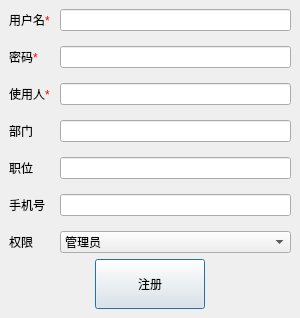
<?xml version="1.0" encoding="UTF-8"?>
<ui version="4.0">
 <class>RegisterDialog</class>
 <widget class="QDialog" name="RegisterDialog">
  <property name="enabled">
   <bool>true</bool>
  </property>
  <property name="geometry">
   <rect>
    <x>0</x>
    <y>0</y>
    <width>300</width>
    <height>308</height>
   </rect>
  </property>
  <property name="minimumSize">
   <size>
    <width>0</width>
    <height>0</height>
   </size>
  </property>
  <property name="maximumSize">
   <size>
    <width>300</width>
    <height>350</height>
   </size>
  </property>
  <property name="windowTitle">
   <string>Dialog</string>
  </property>
  <layout class="QGridLayout" name="gridLayout_3">
   <property name="leftMargin">
    <number>0</number>
   </property>
   <property name="topMargin">
    <number>0</number>
   </property>
   <property name="rightMargin">
    <number>0</number>
   </property>
   <property name="bottomMargin">
    <number>0</number>
   </property>
   <item row="0" column="0">
    <widget class="QStackedWidget" name="stackedWidget">
     <property name="minimumSize">
      <size>
       <width>0</width>
       <height>0</height>
      </size>
     </property>
     <property name="currentIndex">
      <number>0</number>
     </property>
     <widget class="QWidget" name="page">
      <layout class="QGridLayout" name="gridLayout">
       <item row="1" column="0">
        <layout class="QHBoxLayout" name="horizontalLayout">
         <property name="spacing">
          <number>0</number>
         </property>
         <item>
          <spacer name="horizontalSpacer">
           <property name="orientation">
            <enum>Qt::Horizontal</enum>
           </property>
           <property name="sizeHint" stdset="0">
            <size>
             <width>40</width>
             <height>20</height>
            </size>
           </property>
          </spacer>
         </item>
         <item>
          <widget class="QPushButton" name="btnRegister">
           <property name="minimumSize">
            <size>
             <width>110</width>
             <height>50</height>
            </size>
           </property>
           <property name="maximumSize">
            <size>
             <width>16777215</width>
             <height>16777215</height>
            </size>
           </property>
           <property name="text">
            <string>注册</string>
           </property>
          </widget>
         </item>
         <item>
          <spacer name="horizontalSpacer_2">
           <property name="orientation">
            <enum>Qt::Horizontal</enum>
           </property>
           <property name="sizeHint" stdset="0">
            <size>
             <width>40</width>
             <height>20</height>
            </size>
           </property>
          </spacer>
         </item>
        </layout>
       </item>
       <item row="0" column="0">
        <layout class="QGridLayout" name="gridLayout_2">
         <property name="horizontalSpacing">
          <number>10</number>
         </property>
         <property name="verticalSpacing">
          <number>15</number>
         </property>
         <item row="4" column="0">
          <widget class="QLabel" name="labelJobTtile">
           <property name="text">
            <string>职位</string>
           </property>
          </widget>
         </item>
         <item row="0" column="0">
          <widget class="QLabel" name="labelUserRegist">
           <property name="text">
            <string>&lt;html&gt;&lt;head/&gt;&lt;body&gt;&lt;p&gt;用户名&lt;span style=&quot; color:#ff0000;&quot;&gt;*&lt;/span&gt;&lt;/p&gt;&lt;/body&gt;&lt;/html&gt;</string>
           </property>
          </widget>
         </item>
         <item row="1" column="0">
          <widget class="QLabel" name="labelPasswordRegist">
           <property name="text">
            <string>&lt;html&gt;&lt;head/&gt;&lt;body&gt;&lt;p&gt;密码&lt;span style=&quot; color:#ff0000;&quot;&gt;*&lt;/span&gt;&lt;/p&gt;&lt;/body&gt;&lt;/html&gt;</string>
           </property>
          </widget>
         </item>
         <item row="3" column="1">
          <widget class="QLineEdit" name="lineEditDepartment">
           <property name="minimumSize">
            <size>
             <width>0</width>
             <height>0</height>
            </size>
           </property>
          </widget>
         </item>
         <item row="4" column="1">
          <widget class="QLineEdit" name="lineEditJobTtile">
           <property name="minimumSize">
            <size>
             <width>0</width>
             <height>0</height>
            </size>
           </property>
          </widget>
         </item>
         <item row="6" column="1">
          <widget class="QComboBox" name="comboBoxRoot">
           <property name="minimumSize">
            <size>
             <width>0</width>
             <height>0</height>
            </size>
           </property>
           <item>
            <property name="text">
             <string>管理员</string>
            </property>
           </item>
           <item>
            <property name="text">
             <string>普通用户</string>
            </property>
           </item>
          </widget>
         </item>
         <item row="5" column="1">
          <widget class="QLineEdit" name="lineEditPhoneNumber">
           <property name="minimumSize">
            <size>
             <width>0</width>
             <height>0</height>
            </size>
           </property>
          </widget>
         </item>
         <item row="2" column="1">
          <widget class="QLineEdit" name="lineEditName">
           <property name="minimumSize">
            <size>
             <width>0</width>
             <height>0</height>
            </size>
           </property>
          </widget>
         </item>
         <item row="3" column="0">
          <widget class="QLabel" name="labelDepartment">
           <property name="text">
            <string>&lt;html&gt;&lt;head/&gt;&lt;body&gt;&lt;p&gt;部门&lt;/p&gt;&lt;/body&gt;&lt;/html&gt;</string>
           </property>
          </widget>
         </item>
         <item row="6" column="0">
          <widget class="QLabel" name="labelRoot">
           <property name="text">
            <string>权限</string>
           </property>
          </widget>
         </item>
         <item row="2" column="0">
          <widget class="QLabel" name="labelNameRegist">
           <property name="text">
            <string>&lt;html&gt;&lt;head/&gt;&lt;body&gt;&lt;p&gt;使用人&lt;span style=&quot; color:#ff0000;&quot;&gt;*&lt;/span&gt;&lt;/p&gt;&lt;/body&gt;&lt;/html&gt;</string>
           </property>
          </widget>
         </item>
         <item row="0" column="1">
          <widget class="QLineEdit" name="lineEditUserName">
           <property name="minimumSize">
            <size>
             <width>0</width>
             <height>0</height>
            </size>
           </property>
          </widget>
         </item>
         <item row="1" column="1">
          <widget class="QLineEdit" name="lineEditPassword">
           <property name="minimumSize">
            <size>
             <width>0</width>
             <height>0</height>
            </size>
           </property>
          </widget>
         </item>
         <item row="5" column="0">
          <widget class="QLabel" name="labelPhoneNum">
           <property name="text">
            <string>手机号</string>
           </property>
          </widget>
         </item>
        </layout>
       </item>
      </layout>
     </widget>
     <widget class="QWidget" name="page_2">
      <layout class="QHBoxLayout" name="horizontalLayout_3">
       <item>
        <spacer name="horizontalSpacer_3">
         <property name="orientation">
          <enum>Qt::Horizontal</enum>
         </property>
         <property name="sizeHint" stdset="0">
          <size>
           <width>40</width>
           <height>20</height>
          </size>
         </property>
        </spacer>
       </item>
       <item>
        <layout class="QVBoxLayout" name="verticalLayout">
         <item>
          <widget class="QLabel" name="label_7">
           <property name="minimumSize">
            <size>
             <width>0</width>
             <height>30</height>
            </size>
           </property>
           <property name="maximumSize">
            <size>
             <width>16777215</width>
             <height>80</height>
            </size>
           </property>
           <property name="font">
            <font>
             <pointsize>11</pointsize>
            </font>
           </property>
           <property name="text">
            <string>注册指纹</string>
           </property>
           <property name="alignment">
            <set>Qt::AlignCenter</set>
           </property>
          </widget>
         </item>
         <item>
          <widget class="QWidget" name="widget" native="true">
           <layout class="QHBoxLayout" name="horizontalLayout_2">
            <item>
             <spacer name="horizontalSpacer_5">
              <property name="orientation">
               <enum>Qt::Horizontal</enum>
              </property>
              <property name="sizeHint" stdset="0">
               <size>
                <width>37</width>
                <height>20</height>
               </size>
              </property>
             </spacer>
            </item>
            <item>
             <widget class="QLabel" name="labelFingerprint">
              <property name="minimumSize">
               <size>
                <width>55</width>
                <height>60</height>
               </size>
              </property>
              <property name="maximumSize">
               <size>
                <width>55</width>
                <height>60</height>
               </size>
              </property>
              <property name="font">
               <font>
                <pointsize>6</pointsize>
               </font>
              </property>
              <property name="text">
               <string/>
              </property>
             </widget>
            </item>
            <item>
             <spacer name="horizontalSpacer_6">
              <property name="orientation">
               <enum>Qt::Horizontal</enum>
              </property>
              <property name="sizeHint" stdset="0">
               <size>
                <width>37</width>
                <height>20</height>
               </size>
              </property>
             </spacer>
            </item>
           </layout>
          </widget>
         </item>
         <item>
          <widget class="QPushButton" name="btnFingerprintInput">
           <property name="text">
            <string>开始录入</string>
           </property>
          </widget>
         </item>
        </layout>
       </item>
       <item>
        <spacer name="horizontalSpacer_4">
         <property name="orientation">
          <enum>Qt::Horizontal</enum>
         </property>
         <property name="sizeHint" stdset="0">
          <size>
           <width>40</width>
           <height>20</height>
          </size>
         </property>
        </spacer>
       </item>
      </layout>
     </widget>
    </widget>
   </item>
  </layout>
 </widget>
 <resources/>
 <connections/>
</ui>
